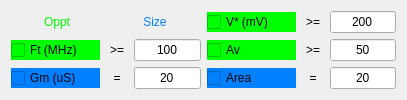
                 <widget class="QWidget" name="tabOptSetting">
                  <attribute name="title">
                   <string>Opt</string>
                  </attribute>
                  <layout class="QGridLayout" name="gridLayout_9">
                   <item row="0" column="0">
                    <layout class="QVBoxLayout" name="verticalLayout_15" stretch="1,1,1">
                     <item>
                      <layout class="QHBoxLayout" name="horizontalLayout_38" stretch="1,1">
                       <item>
                        <layout class="QHBoxLayout" name="horizontalLayout_86" stretch="0,0">
                         <item>
                          <widget class="QLabel" name="titleOppt">
                           <property name="styleSheet">
                            <string notr="true">*{
color: rgb(0, 255, 0);
}</string>
                           </property>
                           <property name="text">
                            <string>Oppt</string>
                           </property>
                           <property name="alignment">
                            <set>Qt::AlignCenter</set>
                           </property>
                          </widget>
                         </item>
                         <item>
                          <widget class="QLabel" name="titleSize">
                           <property name="styleSheet">
                            <string notr="true">*{
color: rgb(0, 128,255);
}</string>
                           </property>
                           <property name="text">
                            <string>Size</string>
                           </property>
                           <property name="alignment">
                            <set>Qt::AlignCenter</set>
                           </property>
                          </widget>
                         </item>
                        </layout>
                       </item>
                       <item>
                        <layout class="QHBoxLayout" name="horizontalLayout_61" stretch="4,1,3">
                         <item>
                          <widget class="QCheckBox" name="checkBoxOptVstar">
                           <property name="styleSheet">
                            <string notr="true">*{
background-color:rgb(0,255,0);
}</string>
                           </property>
                           <property name="text">
                            <string>V* (mV)</string>
                           </property>
                          </widget>
                         </item>
                         <item>
                          <widget class="QLabel" name="labelOptVstar">
                           <property name="text">
                            <string>&gt;=</string>
                           </property>
                           <property name="alignment">
                            <set>Qt::AlignCenter</set>
                           </property>
                          </widget>
                         </item>
                         <item>
                          <widget class="QLineEdit" name="lineEditOptVstar">
                           <property name="text">
                            <string>200</string>
                           </property>
                           <property name="alignment">
                            <set>Qt::AlignCenter</set>
                           </property>
                          </widget>
                         </item>
                        </layout>
                       </item>
                      </layout>
                     </item>
                     <item>
                      <layout class="QHBoxLayout" name="horizontalLayout_87" stretch="1,1">
                       <item>
                        <layout class="QHBoxLayout" name="horizontalLayout_63" stretch="4,1,3">
                         <item>
                          <widget class="QCheckBox" name="checkBoxOptFt">
                           <property name="styleSheet">
                            <string notr="true">*{
background-color:rgb(0,255,0);
}</string>
                           </property>
                           <property name="text">
                            <string>Ft (MHz)</string>
                           </property>
                          </widget>
                         </item>
                         <item>
                          <widget class="QLabel" name="labelOptFt">
                           <property name="text">
                            <string>&gt;=</string>
                           </property>
                           <property name="alignment">
                            <set>Qt::AlignCenter</set>
                           </property>
                          </widget>
                         </item>
                         <item>
                          <widget class="QLineEdit" name="lineEditOptFt">
                           <property name="text">
                            <string>100</string>
                           </property>
                           <property name="alignment">
                            <set>Qt::AlignCenter</set>
                           </property>
                          </widget>
                         </item>
                        </layout>
                       </item>
                       <item>
                        <layout class="QHBoxLayout" name="horizontalLayout_62" stretch="4,1,3">
                         <item>
                          <widget class="QCheckBox" name="checkBoxOptAvo">
                           <property name="styleSheet">
                            <string notr="true">*{
background-color:rgb(0,255,0);
}</string>
                           </property>
                           <property name="text">
                            <string>Av</string>
                           </property>
                          </widget>
                         </item>
                         <item>
                          <widget class="QLabel" name="labelOptAvo">
                           <property name="text">
                            <string>&gt;=</string>
                           </property>
                           <property name="alignment">
                            <set>Qt::AlignCenter</set>
                           </property>
                          </widget>
                         </item>
                         <item>
                          <widget class="QLineEdit" name="lineEditOptAvo">
                           <property name="text">
                            <string>50</string>
                           </property>
                           <property name="alignment">
                            <set>Qt::AlignCenter</set>
                           </property>
                          </widget>
                         </item>
                        </layout>
                       </item>
                      </layout>
                     </item>
                     <item>
                      <layout class="QHBoxLayout" name="horizontalLayout_64" stretch="1,1">
                       <item>
                        <layout class="QHBoxLayout" name="horizontalLayout_83" stretch="4,1,3">
                         <item>
                          <widget class="QCheckBox" name="checkBoxOptGm">
                           <property name="styleSheet">
                            <string notr="true">*{
background-color: rgb(0, 128,255);
}</string>
                           </property>
                           <property name="text">
                            <string>Gm (uS)</string>
                           </property>
                          </widget>
                         </item>
                         <item>
                          <widget class="QLabel" name="labelOptGm">
                           <property name="text">
                            <string>=</string>
                           </property>
                           <property name="alignment">
                            <set>Qt::AlignCenter</set>
                           </property>
                          </widget>
                         </item>
                         <item>
                          <widget class="QLineEdit" name="lineEditOptGm">
                           <property name="text">
                            <string>20</string>
                           </property>
                           <property name="alignment">
                            <set>Qt::AlignCenter</set>
                           </property>
                          </widget>
                         </item>
                        </layout>
                       </item>
                       <item>
                        <layout class="QHBoxLayout" name="horizontalLayout_81" stretch="4,1,3">
                         <item>
                          <widget class="QCheckBox" name="checkBoxOptArea">
                           <property name="styleSheet">
                            <string notr="true">*{
background-color: rgb(0, 128,255);
}</string>
                           </property>
                           <property name="text">
                            <string>Area</string>
                           </property>
                          </widget>
                         </item>
                         <item>
                          <widget class="QLabel" name="labelOptArea">
                           <property name="text">
                            <string>=</string>
                           </property>
                           <property name="alignment">
                            <set>Qt::AlignCenter</set>
                           </property>
                          </widget>
                         </item>
                         <item>
                          <widget class="QLineEdit" name="lineEditOptArea">
                           <property name="text">
                            <string>20</string>
                           </property>
                           <property name="alignment">
                            <set>Qt::AlignCenter</set>
                           </property>
                          </widget>
                         </item>
                        </layout>
                       </item>
                      </layout>
                     </item>
                    </layout>
                   </item>
                  </layout>
                 </widget>
